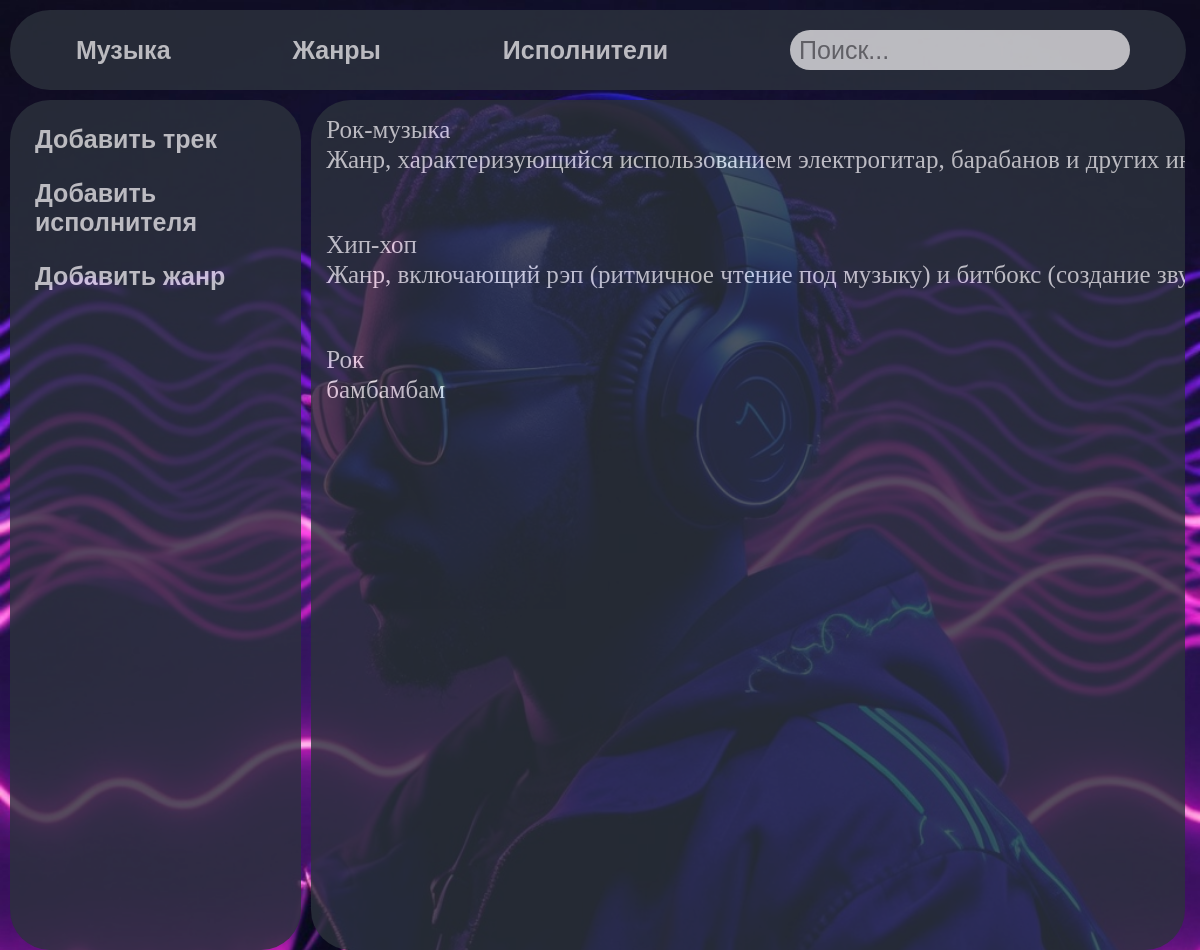
The app's page /music/genre/ with its own data.
### music/models.py (models this page shows, shortened)
class TypeMusics(models.Model):
    name_type = models.CharField('Жанр', max_length=250)
    description = models.CharField('Описание', max_length=250)
    class Meta:
        verbose_name = 'Жанр'
        verbose_name_plural = 'Жанры'

### music/views.py (the view)
# urls.py: path('genre/', views.genre, name='genre'),
def genre(request):
    Types = TypeMusics.objects.all()
    return render(request, 'music/genre-list.html', {'Types': Types})

### music/templates/music/genre-list.html
{% extends 'music/music.html' %}
{% block content-right %}
  {% for el in Types %}
    <div class="TypeMusics">
        <h3>
            <a href="{% url 'genre-details' el.id %}" class="btn btn-view">
                {{ el.name_type }}<br>
                {{ el.description }}
            </a>
        </h3>
    </div>
    {% endfor %}
{% endblock %}

### music/static/music/css/music.css (style rules this page uses)
body { background-image: url("../img/back1.jpg"); background-repeat: no-repeat; background-size: 100%; }
.page-body { display: flex; flex-direction: column; }
.btn-view { display: block; width: 100%; height: 100%; align-text: justify; line-height: 30px; text-decoration: none; color: #e6e6e6; }
.TypeMusics { width: 1380px; height: 100px; margin-left: 15px; margin-top: 15px; font-family: URW Chancery L, cursive; font-size: 25px; }

### records on screen
TypeMusics: name_type "Рок-музыка", description "Жанр, характеризующийся использованием электрогитар, барабанов и других…"
TypeMusics: name_type "Хип-хоп", description "Жанр, включающий рэп (ритмичное чтение под музыку) и битбокс (создание…"
TypeMusics: name_type "Рок", description "бамбамбам"
